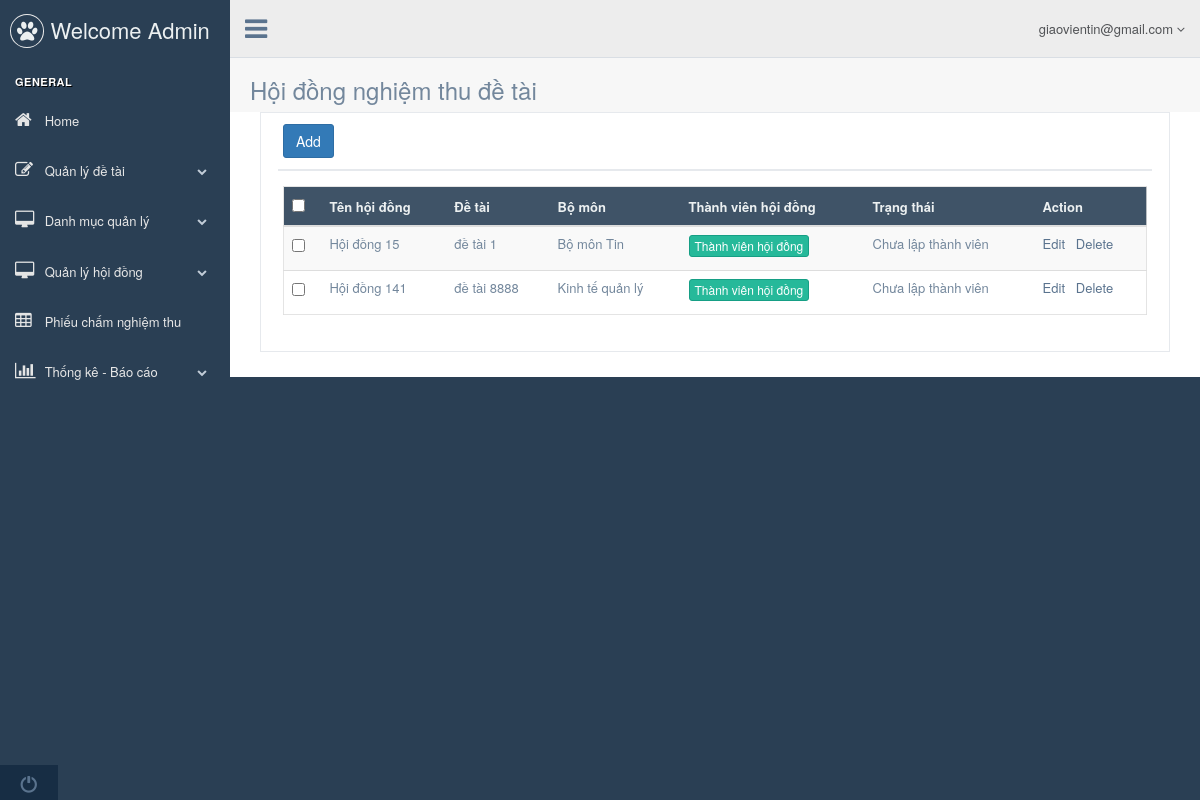
/admin.php?controller=hoidongnghiemthu (signed in), run on an earlier commit of the app's database.
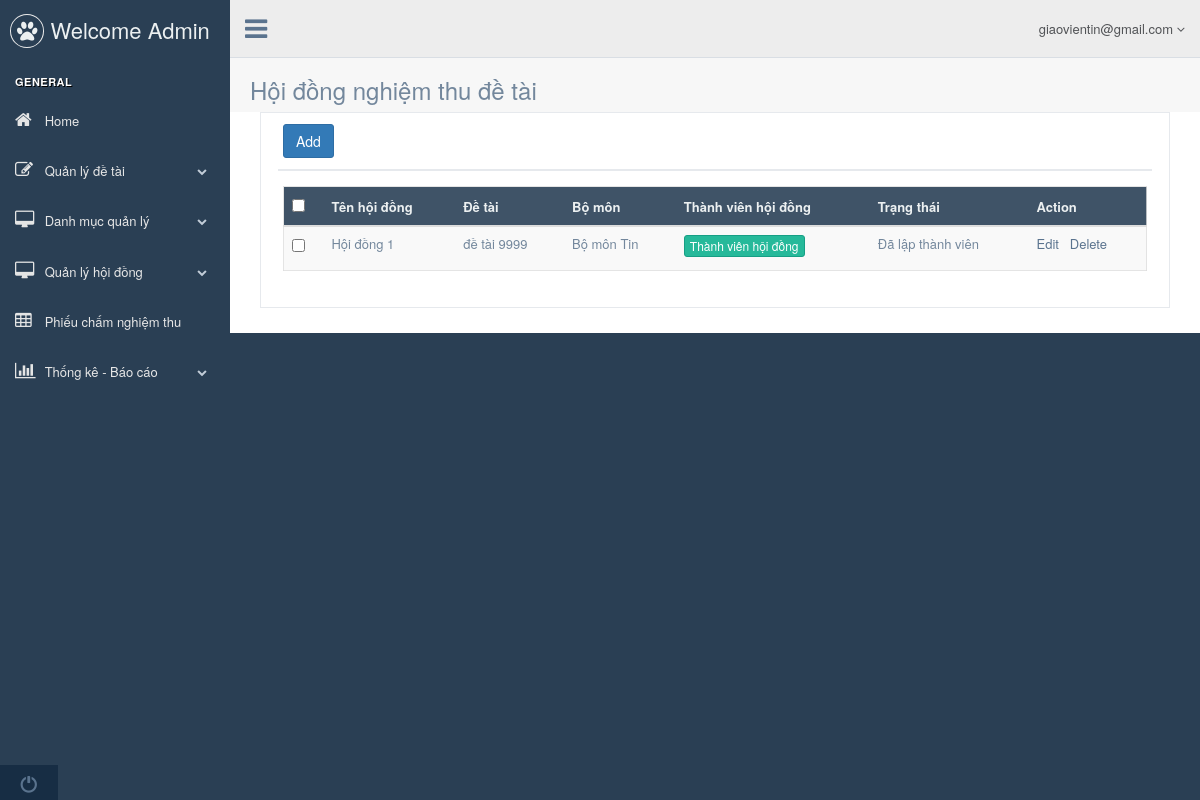
And on a later commit of the database.
### tables this page shows
CREATE TABLE `tbl_hoidongnghiemthu` (
  `pk_hoidongnghiemthu_id` int(11) NOT NULL,
  `c_tenhoidong` varchar(1000) NOT NULL,
  `fk_madetai_id` int(11) NOT NULL
);

CREATE TABLE `tbl_detai` (
  `pk_madetai_id` int(11) NOT NULL,
  `fk_user_id` int(11) NOT NULL,
  `fk_user_hoi_dong` int(11) NOT NULL,
  `c_tendetai` varchar(500) NOT NULL,
  `c_noidungnghiencuu` varchar(1000) NOT NULL,
  `c_kinhphi` float NOT NULL,
  `c_tungay` date NOT NULL,
  `c_denngay` date NOT NULL,
  `c_trangthai` int(11) NOT NULL,
  `file_mo_ta` text NOT NULL
);

CREATE TABLE `tbl_bomon` (
  `pk_mabomon_id` int(11) NOT NULL,
  `c_tenbomon` varchar(500) NOT NULL,
  `c_truongbomon` varchar(500) NOT NULL,
  `fk_user_id` int(11) NOT NULL
);

### admin.php (called while the page is built, shortened)
<?php
	include "config.php";
	include "model/model.php";
	if(isset($_SESSION["SS_USER"]) == false)
		include "controller/backend/controller_login.php";
	else{
		$controller = isset($_GET["controller"]) ? $_GET["controller"] : "";
		$file_controller = "controller/backend/controller_$controller.php";
		include "view/backend/master.php";
	}
 ?>

### controller/backend/controller_hoidongnghiemthu.php (called while the page is built, shortened)
<?php
	class controller_hoidongnghiemthu{
		public function __construct(){
			$this->model = new model();
			$record_per_page = 5;
			$p = (isset($_GET["p"])&&$_GET["p"]>0) ? ($_GET["p"]-1) : 0;
			$from = $p * $record_per_page;
			$arr = $this->model->get_all("select * from tbl_hoidongnghiemthu order by pk_hoidongnghiemthu_id desc limit $from,$record_per_page");
			include "view/backend/view_hoidongnghiemthu.php";
		}
	}
	new controller_hoidongnghiemthu();
 ?>

### model/model.php (called while the page is built, shortened)
<?php
	class model{
		public function get_all($sql){
			global $db;
			$result = mysqli_query($db,$sql);
			$arr = array();
			while($rows = mysqli_fetch_object($result))
				$arr[] = $rows;
			return $arr;
		}
		public function get_a_record($sql){
			global $db;
			$result = mysqli_query($db,$sql);
			$rows = mysqli_fetch_object($result);
			return $rows;
		}
		public function num_rows($sql){
			global $db;
			$result = mysqli_query($db,$sql);
			return mysqli_num_rows($result);
		}
	}
 ?>

### view/backend/view_hoidongnghiemthu.php (the view, shortened to what this page needs)
<div class="right_col" role="main">
  <div class="">
    <div class="page-title">
      <div class="title_left">
        <h3>Hội đồng nghiệm thu đề tài</h3>
      </div>
      <div class="title_right">
        <div class="col-md-5 col-sm-5 col-xs-12 form-group pull-right top_search">
        </div>
      </div>
    </div>
      <div class="clearfix"></div>
      <div class="col-md-12 col-sm-12 col-xs-12">
        <div class="x_panel">
          <div class="x_title">
            <div>
				<a href="admin.php?controller=add_edit_hoidongnghiemthu&act=add" class="btn btn-primary">Add</a>
			</div>
          </div>
          <div class="x_content">
            <div class="table-responsive">
              <table class="table table-striped jambo_table bulk_action">
                <thead>
                  <tr class="headings">
                    <th>
                      <input type="checkbox" id="check-all" class="flat">
                    </th>
                    <th class="column-title">Tên hội đồng </th>
                    <th class="column-title">Đề tài </th>
                    <th class="column-title">Bộ môn </th>
                    <th class="column-title">Thành viên hội đồng </th>
                    <th class="column-title">Trạng thái </th>
                    <th class="column-title no-link last" ><span class="nobr">Action</span></th>
                  </tr>
                </thead>
                <tbody>
                <?php foreach($arr as $rows): ?>
                  <tr  class="even pointer">
                    <td class="a-center ">
                      <input type="checkbox" class="flat" name="table_records">
                    </td>
                    <td class=" "><?php echo $rows->c_tenhoidong; ?></td>
                     <td class=" ">
                      <?php
                        $detai = $this->model->get_a_record("select c_tendetai from tbl_detai where pk_madetai_id={$rows->fk_madetai_id}");
                        echo isset($detai->c_tendetai)?$detai->c_tendetai:"";
                      ?>
                    </td>
                    <?php $bomon = $this->model->get_a_record("select * from tbl_detai dt join tbl_user u on u.pk_user_id = dt.fk_user_id join tbl_bomon bm on bm.pk_mabomon_id=u.fk_mabomon_id where dt.pk_madetai_id =".$rows->fk_madetai_id); ?>
                    <td class=""><?=$bomon->c_tenbomon?></td>
                    <td class=" ">
                      <button type="button" class="btn btn-success btn-xs">
                      <a href="admin.php?controller=thongtinhoidong_nghiemthu&IdHoiDong=<?=$rows->pk_hoidongnghiemthu_id?>&TenHoiDong=<?=$rows->c_tenhoidong?>&IdDeTai=<?=$rows->fk_madetai_id?>" style="color: white;">Thành viên hội đồng</a></button>
                    </td>
                    <?php  $thanhvien = $this->model->num_rows("SELECT * FROM `tbl_hoidong_detai` where fk_hoidongnghiemthu_id =".$rows->pk_hoidongnghiemthu_id); ?>
                    <td class=" "><?=(($thanhvien>0)?'Đã lập thành viên':'Chưa lập thành viên')?></td>
                    <td class=" last">
                    	<a href="admin.php?controller=add_edit_hoidongnghiemthu&act=edit&id=<?php echo $rows->pk_hoidongnghiemthu_id; ?>">Edit</a>&nbsp;&nbsp;
						          <a onclick="return window.confirm('Are you sure?');" href="admin.php?controller=add_edit_hoidongnghiemthu&act=delete&id=<?php echo $rows->pk_hoidongnghiemthu_id; ?>">Delete</a>
                    </td>
                  </tr>
                <?php endforeach; ?>
                </tbody>
              </table>
      </div>
            </div>
          </div>
        </div>
      </div>
    </div>
  </div>
</div>

### view/backend/master.php (shortened to what this page needs)
<!DOCTYPE html>
<html lang="en">
  <head>
    <link href="public/backend/vendors/bootstrap/dist/css/bootstrap.min.css" rel="stylesheet">
    <link href="public/backend/vendors/font-awesome/css/font-awesome.min.css" rel="stylesheet">
    <link href="public/backend/vendors/nprogress/nprogress.css" rel="stylesheet">
    <link href="public/backend/vendors/iCheck/skins/flat/green.css" rel="stylesheet">
    <link href="public/backend/vendors/bootstrap-progressbar/css/bootstrap-progressbar-3.3.4.min.css" rel="stylesheet">
    <link href="public/backend/vendors/jqvmap/dist/jqvmap.min.css" rel="stylesheet"/>
    <link href="public/backend/vendors/bootstrap-daterangepicker/daterangepicker.css" rel="stylesheet">
    <link href="public/backend/build/css/custom.min.css" rel="stylesheet">
  </head>
  <body class="nav-md">
    <div class="container body">
      <div class="main_container">
        <div class="col-md-3 left_col">
          <div class="left_col scroll-view">
            <div class="navbar nav_title" style="border: 0;">
              <a href="#" class="site_title"><i class="fa fa-paw"></i> <span>Welcome Admin</span></a>
            </div>
            <br />
            <div id="sidebar-menu" class="main_menu_side hidden-print main_menu">
              <div class="menu_section">
                <h3>General</h3>
                <ul class="nav side-menu">
                  <li><a href="#"><i class="fa fa-home"></i> Home </a></li>
                  <li><a><i class="fa fa-edit"></i> Quản lý đề tài <span class="fa fa-chevron-down"></span></a>
                  </li>
                  <li><a><i class="fa fa-desktop"></i> Danh mục quản lý <span class="fa fa-chevron-down"></span></a>
                  </li>
                  <li><a><i class="fa fa-desktop"></i> Quản lý hội đồng <span class="fa fa-chevron-down"></span></a>
                  </li>
                  <li><a href="admin.php?controller=khoanmucdiem"><i class="fa fa-table"></i> Phiếu chấm nghiệm thu </a></li>
                  <li><a><i class="fa fa-bar-chart-o"></i> Thống kê - Báo cáo <span class="fa fa-chevron-down"></span></a>
                  </li>
                </ul>
              </div>
            </div>
            <div class="sidebar-footer hidden-small">
              <a data-toggle="tooltip" data-placement="top" title="Logout" href="admin.php?controller=logout">
                <span class="glyphicon glyphicon-off" aria-hidden="true"></span>
              </a>
            </div>
          </div>
        </div>
        <div class="top_nav">
          <div class="nav_menu">
            <nav>
              <div class="nav toggle">
                <a id="menu_toggle"><i class="fa fa-bars"></i></a>
              </div>
              <ul class="nav navbar-nav navbar-right">
                <li class="">
                  <a href="javascript:;" class="user-profile dropdown-toggle" data-toggle="dropdown" aria-expanded="false">
                    <?=$_SESSION["SS_USER"]->c_email ?>
                    <span class=" fa fa-angle-down"></span>
                  </a>
                </li>
              </ul>
            </nav>
          </div>
        </div>
          <div class="container">
            <?php
              if(file_exists($file_controller))
                include $file_controller;
             ?>
          </div>
  </body>
</html>

What changed in the data, as far as the page shows it:
removed tbl_hoidongnghiemthu: c_tenhoidong "Hội đồng 15", tbl_detai.c_tendetai "đề tài 1", tbl_bomon.c_tenbomon "Bộ môn Tin", shows "Chưa lập thành viên"
removed tbl_hoidongnghiemthu: c_tenhoidong "Hội đồng 141", tbl_detai.c_tendetai "đề tài 8888", tbl_bomon.c_tenbomon "Kinh tế quản lý", shows "Chưa lập thành viên"
added tbl_hoidongnghiemthu: c_tenhoidong "Hội đồng 1", tbl_detai.c_tendetai "đề tài 9999", tbl_bomon.c_tenbomon "Bộ môn Tin", shows "Đã lập thành viên"
